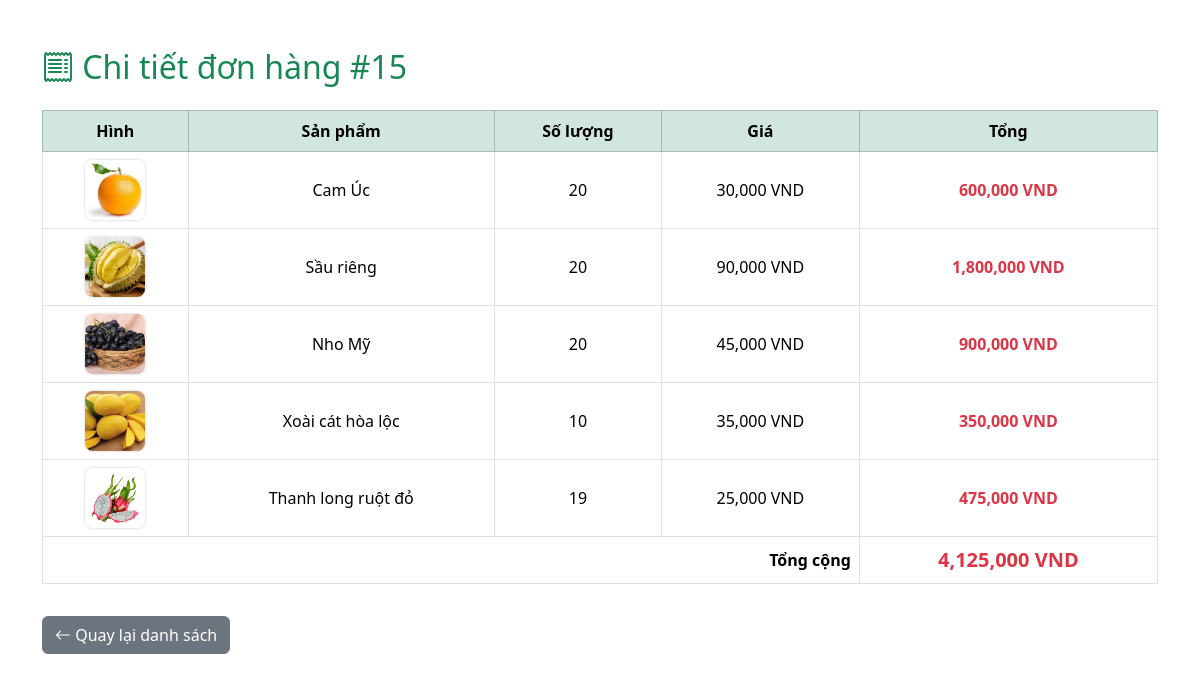
The page /views/order_detail.php?id=15 (signed in) on the database its author committed.
### tables this page shows
CREATE TABLE `order_details` (
  `id` int(11) NOT NULL,
  `order_id` int(11) DEFAULT NULL,
  `product_id` int(11) DEFAULT NULL,
  `quantity` int(11) DEFAULT NULL,
  `price` int(11) DEFAULT NULL
);

CREATE TABLE `products` (
  `id` int(11) NOT NULL,
  `name` varchar(100) NOT NULL,
  `price` int(11) NOT NULL,
  `description` text NOT NULL,
  `image` varchar(100) NOT NULL,
  `category` varchar(100) DEFAULT NULL
);

### views/order_detail.php (the view, shortened to what this page needs)
<?php
include '../config/config.php';
$id = $_GET['id'];
$stmt = $conn->prepare("SELECT * FROM order_details od
                        JOIN products p ON od.product_id = p.id
                        WHERE od.order_id = ?");
$stmt->execute([$id]);
?>
<!DOCTYPE html>
<html lang="vi">
<head>
  <link href="https://cdn.jsdelivr.net/npm/bootstrap@5.3.2/dist/css/bootstrap.min.css" rel="stylesheet">
  <link rel="stylesheet" href="https://cdn.jsdelivr.net/npm/bootstrap-icons@1.10.5/font/bootstrap-icons.css">
  <link rel="stylesheet" href="https://cdn.jsdelivr.net/npm/bootstrap-icons@1.10.5/font/bootstrap-icons.css">
</head>
<body>
<div class="container mt-5">
  <h2 class="mb-4 text-success"><i class="bi bi-receipt"></i> Chi tiết đơn hàng #<?= $id; ?></h2>
  <div class="table-responsive">
    <table class="table table-bordered align-middle text-center">
      <thead class="table-success">
        <tr>
          <th>Hình</th>
          <th>Sản phẩm</th>
          <th>Số lượng</th>
          <th>Giá</th>
          <th>Tổng</th>
        </tr>
      </thead>
      <tbody>
        <?php
        $total = 0;
        while ($row = $stmt->fetch(PDO::FETCH_ASSOC)) {
          $subtotal = $row['quantity'] * $row['price'];
          $total += $subtotal;
          echo "<tr>
                  <td><img src='../assets/images/{$row['image']}' class='product-img'></td>
                  <td>{$row['name']}</td>
                  <td>{$row['quantity']}</td>
                  <td>" . number_format($row['price']) . " VND</td>
                  <td class='text-danger fw-bold'>" . number_format($subtotal) . " VND</td>
                </tr>";
        }
        ?>
        <tr>
          <td colspan="4" class="text-end fw-bold">Tổng cộng</td>
          <td class="text-danger fs-5 fw-bold"><?= number_format($total); ?> VND</td>
        </tr>
      </tbody>
    </table>
  </div>
  <a href="orders.php" class="btn btn-secondary mt-3"><i class="bi bi-arrow-left"></i> Quay lại danh sách</a>
</div>
</body>
</html>

### views/order_detail.php (style rules this page uses)
.product-img { width: 60px; height: 60px; object-fit: cover; border-radius: 8px; box-shadow: 0 0 3px rgba(0,0,0,0.2); }

### rows shown on the page
order_details: product.image (picture), product.name "Cam Úc", quantity "20", product.price "30,000", quantity.price "600,000"
order_details: product.image (picture), product.name "Sầu riêng", quantity "20", product.price "90,000", quantity.price "1,800,000"
order_details: product.image (picture), product.name "Nho Mỹ", quantity "20", product.price "45,000", quantity.price "900,000"
order_details: product.image (picture), product.name "Xoài cát hòa lộc", quantity "10", product.price "35,000", quantity.price "350,000"
order_details: product.image (picture), product.name "Thanh long ruột đỏ", quantity "19", product.price "25,000", quantity.price "475,000"

### other values the page prints
$id "15"
$total "4,125,000"
